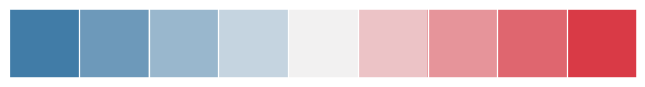

This chart was generated by the following Python code:
import seaborn as sns; sns.set_theme()
sns.palplot(sns.diverging_palette(240, 10, n=9))
